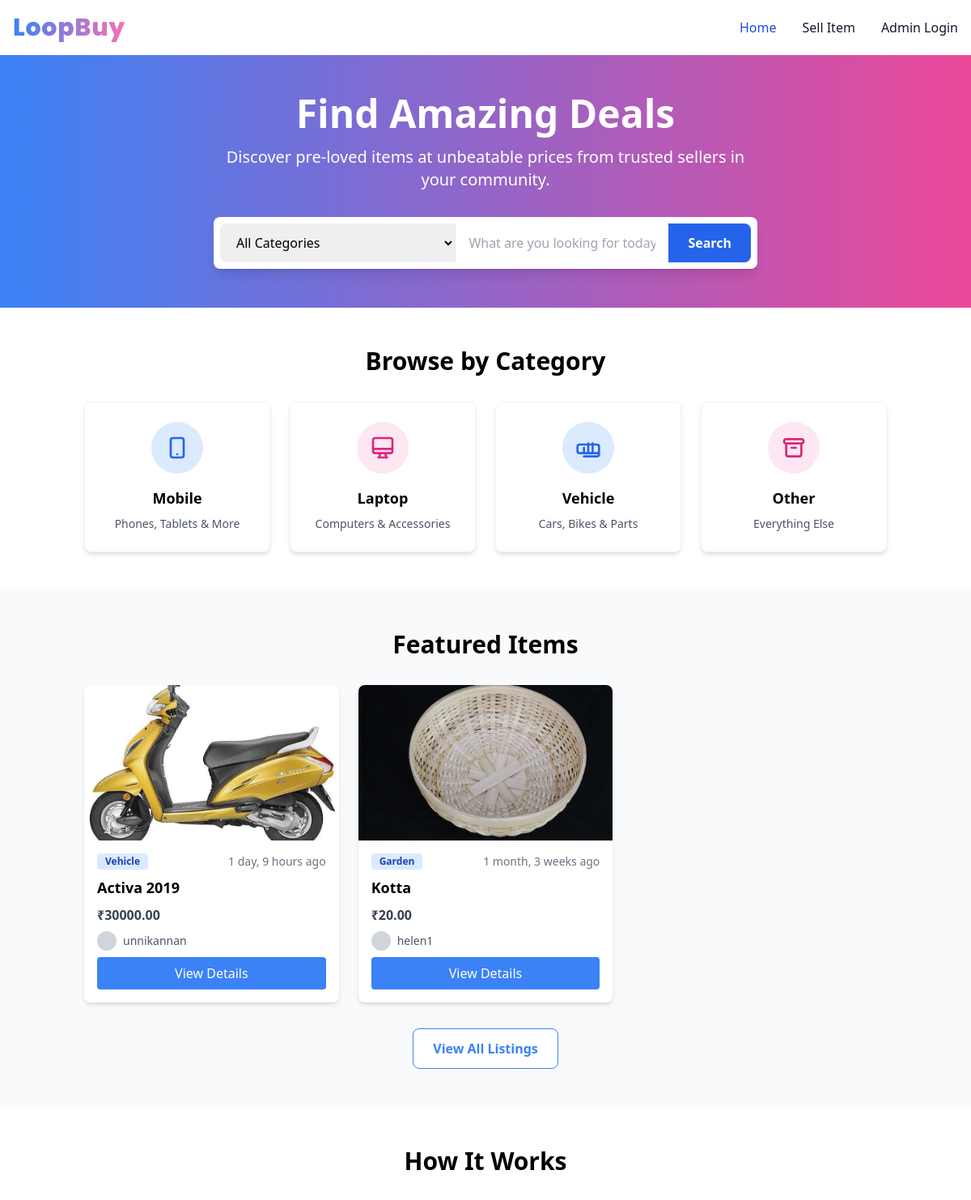
The page /category_search/ (upper part) on the database as committed earlier.
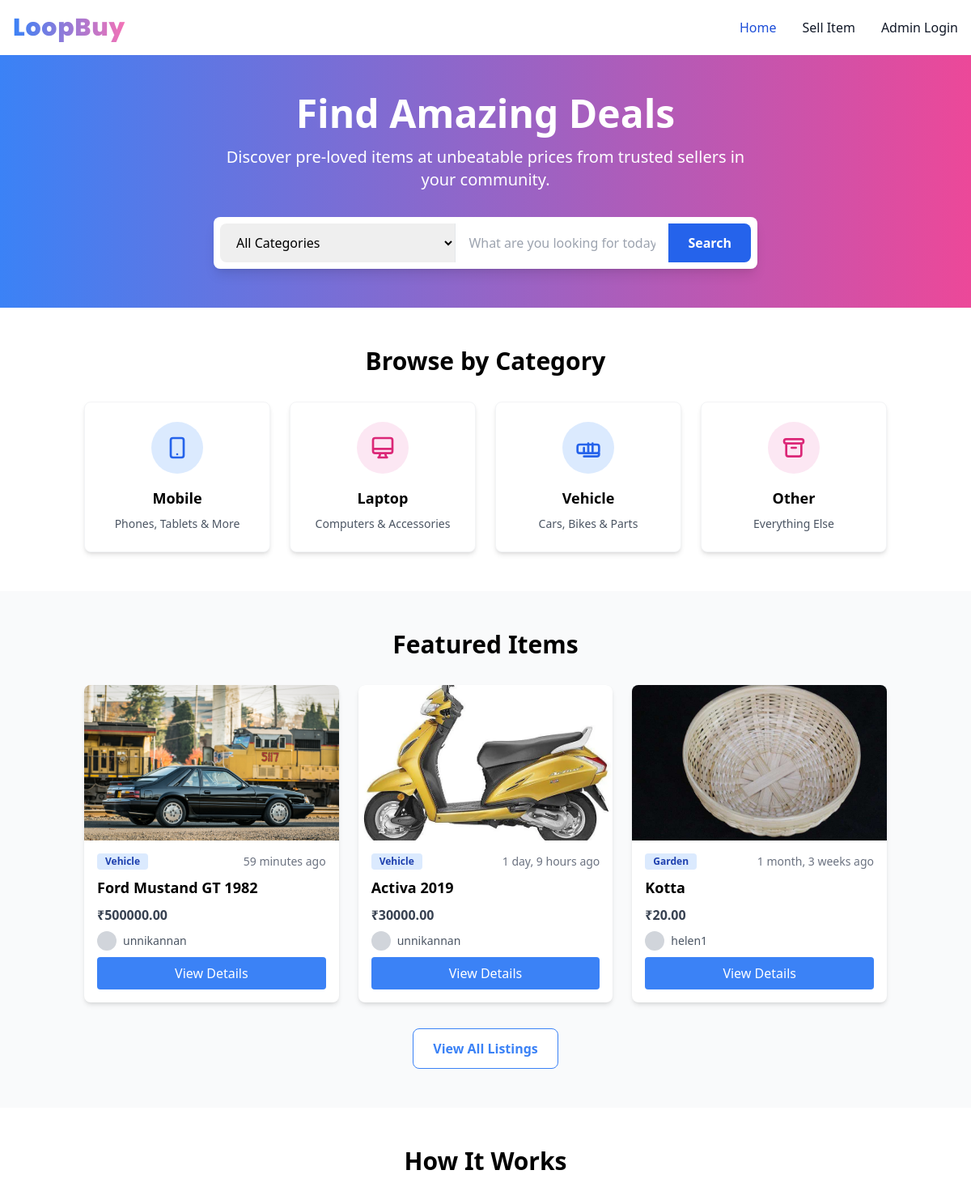
The same page on the database as committed later.
### home/models.py (models this page shows, shortened)
class Listing(models.Model):
    CATEGORY_CHOICES = [
        ('Mobile', 'Mobile'),
        ('Laptop', 'Laptop'),
        ('Vehicle', 'Vehicle'),
        ('Other', 'Other'),
    ]
    CONDITION_CHOICES = [
        ('new', 'New'),
        ('used', 'Used'),
        ('refurbished', 'Refurbished'),
    ]
    seller = models.ForeignKey(User, on_delete=models.CASCADE)
    title = models.CharField(max_length=200)
    description = models.TextField()
    price = models.DecimalField(max_digits=10, decimal_places=2)
    category = models.CharField(
        max_length=50, choices=Category.choices, default=Category.MOBILE
    )
    condition = models.CharField(
        max_length=50, choices=ItemCondition.choices, default=ItemCondition.USED
    )
    images = models.ImageField(upload_to='listings/%Y/%m/%d/', blank=True, null=True)
    additional_images = models.ManyToManyField(
        'ListingImage', related_name='additional_listings', blank=True
    )
    location = models.CharField(max_length=255)
    latitude = models.DecimalField(max_digits=9, decimal_places=6, null=True, blank=True)
    longitude = models.DecimalField(max_digits=9, decimal_places=6, null=True, blank=True)
    created_at = models.DateTimeField(auto_now_add=True)
    updated_at = models.DateTimeField(auto_now=True)
    is_available = models.BooleanField(default=True)
    year = models.IntegerField(null=True, blank=True)
    brand = models.CharField(max_length=100, blank=True, null=True)
    model = models.CharField(max_length=100, blank=True, null=True)
    contact_number = models.CharField(max_length=15, null=True, blank=True)
    shipping_available = models.BooleanField(default=False)
    negotiable = models.BooleanField(default=False)
    other_details = models.JSONField(default=dict, blank=True, null=True)

class ListingImage(models.Model):
    listing = models.ForeignKey(Listing, related_name='listing_images', on_delete=models.CASCADE)
    image = models.ImageField(upload_to='listing_images/')

### home/views.py (the view)
# urls.py: path('category_search/', views.category_search, name='category_search'),
def category_search(request):
    categories = Category.choices  # Get the available categories
    latest_listings = Listing.objects.filter(is_available=True).order_by('-created_at')[:3]
    context = {
        'categories': categories,
        'latest_listings': latest_listings,
    }
    return render(request, 'category_search.html', context)

### templates/category_search.html (shortened to what this page needs)
{% extends 'base.html' %}
{% block content %}
<div class="bg-white">
    <div class="bg-gradient-to-r from-blue-500 to-pink-500 py-12">
        <div class="container mx-auto px-4">
            <div class="flex flex-col items-center text-center">
                <h1 class="text-4xl md:text-5xl font-bold text-white mb-4">Find Amazing Deals</h1>
                <p class="text-white text-xl mb-8 max-w-2xl">Discover pre-loved items at unbeatable prices from trusted sellers in your community.</p>
                <div class="w-full max-w-2xl">
                    <div class="flex flex-col md:flex-row bg-white p-2 rounded-lg shadow-lg">
                        <select id="category" class="md:flex-1 border-0 px-4 py-3 rounded-l-lg mb-2 md:mb-0 focus:ring-2 focus:ring-blue-500">
                            <option value="">All Categories</option>
                        </select>
                        <input type="text" id="search" placeholder="What are you looking for today?" class="md:flex-2 border-0 px-4 py-3 mb-2 md:mb-0 md:border-l border-gray-200 focus:ring-2 focus:ring-blue-500" autocomplete="off">
                        <button onclick="submitSearch()" class="bg-blue-600 hover:bg-blue-700 text-white font-semibold px-6 py-3 rounded-r-lg transition duration-300">
                            Search
                        </button>
                    </div>
                </div>
            </div>
        </div>
    </div>
    <div class="container mx-auto px-4 py-12">
        <h2 class="text-3xl font-bold mb-8 text-center">Browse by Category</h2>
        <div class="grid grid-cols-2 md:grid-cols-4 gap-6">
            <div class="bg-white rounded-lg shadow-md p-6 hover:shadow-xl transition duration-300 border border-gray-100 text-center group">
                <a href="/all_listings/?category=Mobile" class="block">
                    <div class="bg-blue-100 rounded-full p-4 w-16 h-16 mx-auto mb-4 flex items-center justify-center group-hover:bg-blue-200 transition duration-300">
                        <svg xmlns="http://www.w3.org/2000/svg" class="h-8 w-8 text-blue-600" fill="none" viewBox="0 0 24 24" stroke="currentColor">
                            <path stroke-linecap="round" stroke-linejoin="round" stroke-width="2" d="M12 18h.01M8 21h8a2 2 0 002-2V5a2 2 0 00-2-2H8a2 2 0 00-2 2v14a2 2 0 002 2z" />
                        </svg>
                    </div>
                    <h3 class="font-semibold text-lg mb-2">Mobile</h3>
                    <p class="text-sm text-gray-600">Phones, Tablets & More</p>
                </a>
            </div>
            <div class="bg-white rounded-lg shadow-md p-6 hover:shadow-xl transition duration-300 border border-gray-100 text-center group">
                <a href="/all_listings/?category=Laptop" class="block">
                    <div class="bg-pink-100 rounded-full p-4 w-16 h-16 mx-auto mb-4 flex items-center justify-center group-hover:bg-pink-200 transition duration-300">
                        <svg xmlns="http://www.w3.org/2000/svg" class="h-8 w-8 text-pink-600" fill="none" viewBox="0 0 24 24" stroke="currentColor">
                            <path stroke-linecap="round" stroke-linejoin="round" stroke-width="2" d="M9.75 17L9 20l-1 1h8l-1-1-.75-3M3 13h18M5 17h14a2 2 0 002-2V5a2 2 0 00-2-2H5a2 2 0 00-2 2v10a2 2 0 002 2z" />
                        </svg>
                    </div>
                    <h3 class="font-semibold text-lg mb-2">Laptop</h3>
                    <p class="text-sm text-gray-600">Computers & Accessories</p>
                </a>
            </div>
            <div class="bg-white rounded-lg shadow-md p-6 hover:shadow-xl transition duration-300 border border-gray-100 text-center group">
                <a href="/all_listings/?category=Vehicle" class="block">
                    <div class="bg-blue-100 rounded-full p-4 w-16 h-16 mx-auto mb-4 flex items-center justify-center group-hover:bg-blue-200 transition duration-300">
                        <svg xmlns="http://www.w3.org/2000/svg" class="h-8 w-8 text-blue-600" fill="none" viewBox="0 0 24 24" stroke="currentColor">
                            <path stroke-linecap="round" stroke-linejoin="round" stroke-width="2" d="M8 16v-4m4 4v-8m4 8V8m-8 12h12a2 2 0 002-2v-1M4 9h16a2 2 0 012 2v4a2 2 0 01-2 2H4a2 2 0 01-2-2v-4a2 2 0 012-2z" />
                        </svg>
                    </div>
                    <h3 class="font-semibold text-lg mb-2">Vehicle</h3>
                    <p class="text-sm text-gray-600">Cars, Bikes & Parts</p>
                </a>
            </div>
            <div class="bg-white rounded-lg shadow-md p-6 hover:shadow-xl transition duration-300 border border-gray-100 text-center group">
                <a href="/all_listings/?category=Other" class="block">
                    <div class="bg-pink-100 rounded-full p-4 w-16 h-16 mx-auto mb-4 flex items-center justify-center group-hover:bg-pink-200 transition duration-300">
                        <svg xmlns="http://www.w3.org/2000/svg" class="h-8 w-8 text-pink-600" fill="none" viewBox="0 0 24 24" stroke="currentColor">
                            <path stroke-linecap="round" stroke-linejoin="round" stroke-width="2" d="M5 8h14M5 8a2 2 0 110-4h14a2 2 0 110 4M5 8v10a2 2 0 002 2h10a2 2 0 002-2V8m-9 4h4" />
                        </svg>
                    </div>
                    <h3 class="font-semibold text-lg mb-2">Other</h3>
                    <p class="text-sm text-gray-600">Everything Else</p>
                </a>
            </div>
        </div>
    </div>
<div class="bg-gray-50 py-12">
    <div class="container mx-auto px-4">
        <h2 class="text-3xl font-bold mb-8 text-center">Featured Items</h2>
        <div class="grid grid-cols-1 md:grid-cols-2 lg:grid-cols-3 gap-6">
            {% for listing in latest_listings %}
            <div class="bg-white rounded-lg shadow-md overflow-hidden hover:shadow-lg transition duration-300">
                <div class="h-48 bg-gray-200">
                    {% if listing.images %}
                        <img src="{{ listing.images.url }}" alt="{{ listing.title }}" class="w-full h-48 object-cover">
                    {% else %}
                        {% with listing.listing_images.first as fallback_img %}
                            {% if fallback_img %}
                                <img src="{{ fallback_img.image.url }}" alt="{{ listing.title }}" class="w-full h-48 object-cover">
                            {% else %}
                                <div class="flex items-center justify-center h-full text-gray-400">No Image</div>
                            {% endif %}
                        {% endwith %}
                    {% endif %}
                </div>
                <div class="p-4">
                    <div class="flex justify-between items-center mb-2">
                        <span class="bg-blue-100 text-blue-800 text-xs font-semibold px-2.5 py-0.5 rounded">
                            {{ listing.get_category_display }}
                        </span>
                        <span class="text-sm text-gray-500">{{ listing.created_at|timesince }} ago</span>
                    </div>
                    <h3 class="font-semibold text-lg mb-2">{{ listing.title }}</h3>
                    <p class="text-gray-700 font-bold mb-2">₹{{ listing.price }}</p>
                    <div class="flex items-center mb-2">
                        <div class="w-6 h-6 rounded-full bg-gray-300 mr-2"></div>
                        <span class="text-sm text-gray-600">{{ listing.seller.username }}</span>
                    </div>
                    <a href="{% url 'listing_detail' listing.id %}" class="block text-center bg-blue-500 hover:bg-blue-600 text-white font-medium py-2 rounded transition duration-300">
                        View Details
                    </a>
                </div>
            </div>
            {% empty %}
            <p class="col-span-full text-center text-gray-500">No featured items available right now.</p>
            {% endfor %}
        </div>
        <div class="text-center mt-8">
            <a href="/all_listings/" class="inline-block bg-white border border-blue-500 text-blue-500 hover:bg-blue-50 font-semibold px-6 py-3 rounded-lg transition duration-300">
                View All Listings
            </a>
        </div>
    </div>
</div>
    <div class="container mx-auto px-4 py-12">
        <h2 class="text-3xl font-bold mb-8 text-center">How It Works</h2>
    </div>
</div>
{% endblock %}

### templates/base.html (shortened to what this page needs)
{% load static %}
<!DOCTYPE html>
<html lang="en">
<head>
    <script src="https://cdn.tailwindcss.com/"></script>
    <link rel="stylesheet" href="https://cdnjs.cloudflare.com/ajax/libs/font-awesome/6.0.0/css/all.min.css">
</head>
<body class="flex flex-col min-h-screen bg-gray-50">
    <nav class="bg-white border-gray-200 shadow-sm">
        <div class="max-w-screen-xl flex flex-wrap items-center justify-between mx-auto p-4">
            <a href="/" class="flex items-center space-x-3 rtl:space-x-reverse">
                <span class="self-center text-3xl font-extrabold custom-font whitespace-nowrap bg-gradient-to-r from-blue-500 to-pink-400 text-transparent bg-clip-text tracking-wide">
                </span>
            </a>
            <div class="hidden w-full md:block md:w-auto" id="navbar-dropdown">
                <ul class="flex flex-col font-medium p-4 md:p-0 mt-4 border border-gray-100 rounded-lg bg-gray-50 md:space-x-8 rtl:space-x-reverse md:flex-row md:mt-0 md:border-0 md:bg-white">
                    <li>
                        <a href="/" class="block py-2 px-3 text-white bg-blue-700 rounded-sm md:bg-transparent md:text-blue-700 md:p-0" aria-current="page">Home</a>
                    </li>
                    <li><a href="{% url "seller_dashboard" %}" class="block py-2 px-3 text-gray-900 rounded-sm hover:bg-gray-100 md:hover:bg-transparent md:border-0 md:hover:text-blue-700 md:p-0">Sell Item</a></li>
                    <li><a href="{% url "admin_login" %}" class="block py-2 px-3 text-gray-900 rounded-sm hover:bg-gray-100 md:hover:bg-transparent md:border-0 md:hover:text-blue-700 md:p-0">Admin Login</a></li>
                </ul>
            </div>
        </div>
    </nav>
    <main class="flex-grow">
        {% block content %}{% endblock %}
    </main>
</body>
</html>

### templates/base.html (style rules this page uses)
.custom-font { font-family: 'Poppins', sans-serif; }

Rows that differ between the two databases and show on the page:
added Listing: images (picture), category "Vehicle", created_at "59 minutes", title "Ford Mustand GT 1982", price "500000.00", seller.username "unnikannan"
